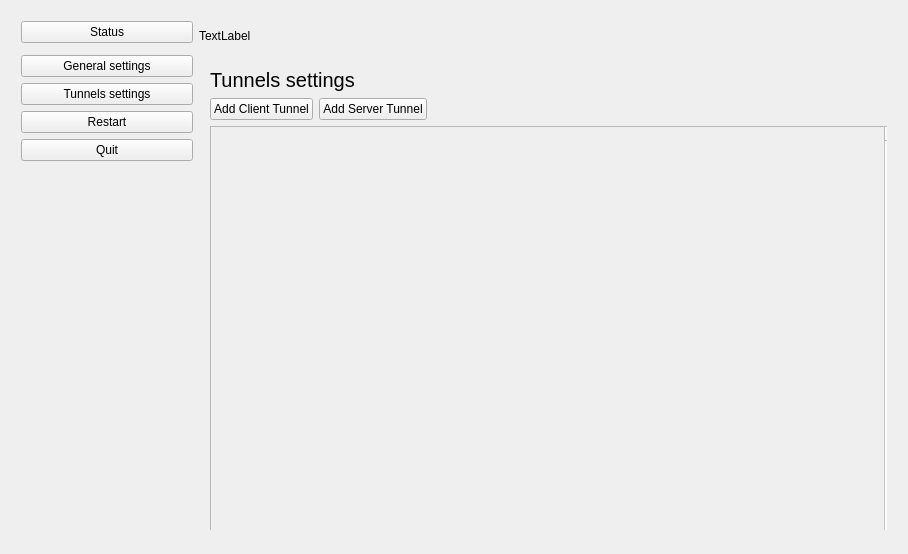
<?xml version="1.0" encoding="UTF-8"?>
<ui version="4.0">
 <class>MainWindow</class>
 <widget class="QMainWindow" name="MainWindow">
  <property name="geometry">
   <rect>
    <x>0</x>
    <y>0</y>
    <width>908</width>
    <height>554</height>
   </rect>
  </property>
  <property name="minimumSize">
   <size>
    <width>908</width>
    <height>0</height>
   </size>
  </property>
  <property name="maximumSize">
   <size>
    <width>908</width>
    <height>16777215</height>
   </size>
  </property>
  <property name="windowTitle">
   <string>MainWindow</string>
  </property>
  <widget class="QWidget" name="centralWidget">
   <property name="sizePolicy">
    <sizepolicy hsizetype="Expanding" vsizetype="Expanding">
     <horstretch>0</horstretch>
     <verstretch>0</verstretch>
    </sizepolicy>
   </property>
   <property name="minimumSize">
    <size>
     <width>908</width>
     <height>550</height>
    </size>
   </property>
   <property name="maximumSize">
    <size>
     <width>908</width>
     <height>550</height>
    </size>
   </property>
   <widget class="QWidget" name="horizontalLayoutWidget">
    <property name="geometry">
     <rect>
      <x>10</x>
      <y>10</y>
      <width>888</width>
      <height>531</height>
     </rect>
    </property>
    <layout class="QHBoxLayout" name="horizontalLayout">
     <property name="sizeConstraint">
      <enum>QLayout::SetMaximumSize</enum>
     </property>
     <item>
      <layout class="QVBoxLayout" name="verticalLayout" stretch="0,0,0,0,0,0,0,0">
       <property name="sizeConstraint">
        <enum>QLayout::SetMinimumSize</enum>
       </property>
       <property name="geometry" stdset="0">
        <rect>
         <x>0</x>
         <y>0</y>
         <width>170</width>
         <height>496</height>
        </rect>
       </property>
       <item>
        <widget class="QPushButton" name="statusPagePushButton">
         <property name="enabled">
          <bool>true</bool>
         </property>
         <property name="text">
          <string>Status</string>
         </property>
        </widget>
       </item>
       <item>
        <widget class="QWidget" name="statusButtonsPane" native="true">
         <property name="sizePolicy">
          <sizepolicy hsizetype="Fixed" vsizetype="Fixed">
           <horstretch>0</horstretch>
           <verstretch>0</verstretch>
          </sizepolicy>
         </property>
         <property name="minimumSize">
          <size>
           <width>172</width>
           <height>0</height>
          </size>
         </property>
        </widget>
       </item>
       <item>
        <widget class="QPushButton" name="settingsPagePushButton">
         <property name="enabled">
          <bool>true</bool>
         </property>
         <property name="text">
          <string>General settings</string>
         </property>
        </widget>
       </item>
       <item>
        <widget class="QPushButton" name="tunnelsPagePushButton">
         <property name="enabled">
          <bool>true</bool>
         </property>
         <property name="text">
          <string>Tunnels settings</string>
         </property>
        </widget>
       </item>
       <item>
        <widget class="QPushButton" name="restartPagePushButton">
         <property name="enabled">
          <bool>true</bool>
         </property>
         <property name="text">
          <string>Restart</string>
         </property>
        </widget>
       </item>
       <item>
        <widget class="QPushButton" name="quitPagePushButton">
         <property name="enabled">
          <bool>true</bool>
         </property>
         <property name="text">
          <string>Quit</string>
         </property>
        </widget>
       </item>
       <item>
        <spacer name="horizontalSpacer_19">
         <property name="orientation">
          <enum>Qt::Horizontal</enum>
         </property>
         <property name="sizeType">
          <enum>QSizePolicy::Fixed</enum>
         </property>
         <property name="sizeHint" stdset="0">
          <size>
           <width>171</width>
           <height>0</height>
          </size>
         </property>
        </spacer>
       </item>
       <item>
        <spacer name="verticalSpacer">
         <property name="orientation">
          <enum>Qt::Vertical</enum>
         </property>
         <property name="sizeHint" stdset="0">
          <size>
           <width>20</width>
           <height>40</height>
          </size>
         </property>
        </spacer>
       </item>
      </layout>
     </item>
     <item>
      <layout class="QVBoxLayout" name="verticalLayout_7">
       <property name="sizeConstraint">
        <enum>QLayout::SetMinAndMaxSize</enum>
       </property>
       <item>
        <widget class="QLabel" name="wrongInputLabel">
         <property name="minimumSize">
          <size>
           <width>0</width>
           <height>30</height>
          </size>
         </property>
         <property name="palette">
          <palette>
           <active>
            <colorrole role="WindowText">
             <brush brushstyle="SolidPattern">
              <color alpha="255">
               <red>0</red>
               <green>0</green>
               <blue>0</blue>
              </color>
             </brush>
            </colorrole>
            <colorrole role="Button">
             <brush brushstyle="SolidPattern">
              <color alpha="255">
               <red>255</red>
               <green>0</green>
               <blue>0</blue>
              </color>
             </brush>
            </colorrole>
            <colorrole role="Light">
             <brush brushstyle="SolidPattern">
              <color alpha="255">
               <red>255</red>
               <green>127</green>
               <blue>127</blue>
              </color>
             </brush>
            </colorrole>
            <colorrole role="Midlight">
             <brush brushstyle="SolidPattern">
              <color alpha="255">
               <red>255</red>
               <green>63</green>
               <blue>63</blue>
              </color>
             </brush>
            </colorrole>
            <colorrole role="Dark">
             <brush brushstyle="SolidPattern">
              <color alpha="255">
               <red>127</red>
               <green>0</green>
               <blue>0</blue>
              </color>
             </brush>
            </colorrole>
            <colorrole role="Mid">
             <brush brushstyle="SolidPattern">
              <color alpha="255">
               <red>170</red>
               <green>0</green>
               <blue>0</blue>
              </color>
             </brush>
            </colorrole>
            <colorrole role="Text">
             <brush brushstyle="SolidPattern">
              <color alpha="255">
               <red>0</red>
               <green>0</green>
               <blue>0</blue>
              </color>
             </brush>
            </colorrole>
            <colorrole role="BrightText">
             <brush brushstyle="SolidPattern">
              <color alpha="255">
               <red>255</red>
               <green>255</green>
               <blue>255</blue>
              </color>
             </brush>
            </colorrole>
            <colorrole role="ButtonText">
             <brush brushstyle="SolidPattern">
              <color alpha="255">
               <red>0</red>
               <green>0</green>
               <blue>0</blue>
              </color>
             </brush>
            </colorrole>
            <colorrole role="Base">
             <brush brushstyle="SolidPattern">
              <color alpha="255">
               <red>255</red>
               <green>255</green>
               <blue>255</blue>
              </color>
             </brush>
            </colorrole>
            <colorrole role="Window">
             <brush brushstyle="SolidPattern">
              <color alpha="255">
               <red>255</red>
               <green>0</green>
               <blue>0</blue>
              </color>
             </brush>
            </colorrole>
            <colorrole role="Shadow">
             <brush brushstyle="SolidPattern">
              <color alpha="255">
               <red>0</red>
               <green>0</green>
               <blue>0</blue>
              </color>
             </brush>
            </colorrole>
            <colorrole role="AlternateBase">
             <brush brushstyle="SolidPattern">
              <color alpha="255">
               <red>255</red>
               <green>127</green>
               <blue>127</blue>
              </color>
             </brush>
            </colorrole>
            <colorrole role="ToolTipBase">
             <brush brushstyle="SolidPattern">
              <color alpha="255">
               <red>255</red>
               <green>255</green>
               <blue>220</blue>
              </color>
             </brush>
            </colorrole>
            <colorrole role="ToolTipText">
             <brush brushstyle="SolidPattern">
              <color alpha="255">
               <red>0</red>
               <green>0</green>
               <blue>0</blue>
              </color>
             </brush>
            </colorrole>
           </active>
           <inactive>
            <colorrole role="WindowText">
             <brush brushstyle="SolidPattern">
              <color alpha="255">
               <red>0</red>
               <green>0</green>
               <blue>0</blue>
              </color>
             </brush>
            </colorrole>
            <colorrole role="Button">
             <brush brushstyle="SolidPattern">
              <color alpha="255">
               <red>255</red>
               <green>0</green>
               <blue>0</blue>
              </color>
             </brush>
            </colorrole>
            <colorrole role="Light">
             <brush brushstyle="SolidPattern">
              <color alpha="255">
               <red>255</red>
               <green>127</green>
               <blue>127</blue>
              </color>
             </brush>
            </colorrole>
            <colorrole role="Midlight">
             <brush brushstyle="SolidPattern">
              <color alpha="255">
               <red>255</red>
               <green>63</green>
               <blue>63</blue>
              </color>
             </brush>
            </colorrole>
            <colorrole role="Dark">
             <brush brushstyle="SolidPattern">
              <color alpha="255">
               <red>127</red>
               <green>0</green>
               <blue>0</blue>
              </color>
             </brush>
            </colorrole>
            <colorrole role="Mid">
             <brush brushstyle="SolidPattern">
              <color alpha="255">
               <red>170</red>
               <green>0</green>
               <blue>0</blue>
              </color>
             </brush>
            </colorrole>
            <colorrole role="Text">
             <brush brushstyle="SolidPattern">
              <color alpha="255">
               <red>0</red>
               <green>0</green>
               <blue>0</blue>
              </color>
             </brush>
            </colorrole>
            <colorrole role="BrightText">
             <brush brushstyle="SolidPattern">
              <color alpha="255">
               <red>255</red>
               <green>255</green>
               <blue>255</blue>
              </color>
             </brush>
            </colorrole>
            <colorrole role="ButtonText">
             <brush brushstyle="SolidPattern">
              <color alpha="255">
               <red>0</red>
               <green>0</green>
               <blue>0</blue>
              </color>
             </brush>
            </colorrole>
            <colorrole role="Base">
             <brush brushstyle="SolidPattern">
              <color alpha="255">
               <red>255</red>
               <green>255</green>
               <blue>255</blue>
              </color>
             </brush>
            </colorrole>
            <colorrole role="Window">
             <brush brushstyle="SolidPattern">
              <color alpha="255">
               <red>255</red>
               <green>0</green>
               <blue>0</blue>
              </color>
             </brush>
            </colorrole>
            <colorrole role="Shadow">
             <brush brushstyle="SolidPattern">
              <color alpha="255">
               <red>0</red>
               <green>0</green>
               <blue>0</blue>
              </color>
             </brush>
            </colorrole>
            <colorrole role="AlternateBase">
             <brush brushstyle="SolidPattern">
              <color alpha="255">
               <red>255</red>
               <green>127</green>
               <blue>127</blue>
              </color>
             </brush>
            </colorrole>
            <colorrole role="ToolTipBase">
             <brush brushstyle="SolidPattern">
              <color alpha="255">
               <red>255</red>
               <green>255</green>
               <blue>220</blue>
              </color>
             </brush>
            </colorrole>
            <colorrole role="ToolTipText">
             <brush brushstyle="SolidPattern">
              <color alpha="255">
               <red>0</red>
               <green>0</green>
               <blue>0</blue>
              </color>
             </brush>
            </colorrole>
           </inactive>
           <disabled>
            <colorrole role="WindowText">
             <brush brushstyle="SolidPattern">
              <color alpha="255">
               <red>127</red>
               <green>0</green>
               <blue>0</blue>
              </color>
             </brush>
            </colorrole>
            <colorrole role="Button">
             <brush brushstyle="SolidPattern">
              <color alpha="255">
               <red>255</red>
               <green>0</green>
               <blue>0</blue>
              </color>
             </brush>
            </colorrole>
            <colorrole role="Light">
             <brush brushstyle="SolidPattern">
              <color alpha="255">
               <red>255</red>
               <green>127</green>
               <blue>127</blue>
              </color>
             </brush>
            </colorrole>
            <colorrole role="Midlight">
             <brush brushstyle="SolidPattern">
              <color alpha="255">
               <red>255</red>
               <green>63</green>
               <blue>63</blue>
              </color>
             </brush>
            </colorrole>
            <colorrole role="Dark">
             <brush brushstyle="SolidPattern">
              <color alpha="255">
               <red>127</red>
               <green>0</green>
               <blue>0</blue>
              </color>
             </brush>
            </colorrole>
            <colorrole role="Mid">
             <brush brushstyle="SolidPattern">
              <color alpha="255">
               <red>170</red>
               <green>0</green>
               <blue>0</blue>
              </color>
             </brush>
            </colorrole>
            <colorrole role="Text">
             <brush brushstyle="SolidPattern">
              <color alpha="255">
               <red>127</red>
               <green>0</green>
               <blue>0</blue>
              </color>
             </brush>
            </colorrole>
            <colorrole role="BrightText">
             <brush brushstyle="SolidPattern">
              <color alpha="255">
               <red>255</red>
               <green>255</green>
               <blue>255</blue>
              </color>
             </brush>
            </colorrole>
            <colorrole role="ButtonText">
             <brush brushstyle="SolidPattern">
              <color alpha="255">
               <red>127</red>
               <green>0</green>
               <blue>0</blue>
              </color>
             </brush>
            </colorrole>
            <colorrole role="Base">
             <brush brushstyle="SolidPattern">
              <color alpha="255">
               <red>255</red>
               <green>0</green>
               <blue>0</blue>
              </color>
             </brush>
            </colorrole>
            <colorrole role="Window">
             <brush brushstyle="SolidPattern">
              <color alpha="255">
               <red>255</red>
               <green>0</green>
               <blue>0</blue>
              </color>
             </brush>
            </colorrole>
            <colorrole role="Shadow">
             <brush brushstyle="SolidPattern">
              <color alpha="255">
               <red>0</red>
               <green>0</green>
               <blue>0</blue>
              </color>
             </brush>
            </colorrole>
            <colorrole role="AlternateBase">
             <brush brushstyle="SolidPattern">
              <color alpha="255">
               <red>255</red>
               <green>0</green>
               <blue>0</blue>
              </color>
             </brush>
            </colorrole>
            <colorrole role="ToolTipBase">
             <brush brushstyle="SolidPattern">
              <color alpha="255">
               <red>255</red>
               <green>255</green>
               <blue>220</blue>
              </color>
             </brush>
            </colorrole>
            <colorrole role="ToolTipText">
             <brush brushstyle="SolidPattern">
              <color alpha="255">
               <red>0</red>
               <green>0</green>
               <blue>0</blue>
              </color>
             </brush>
            </colorrole>
           </disabled>
          </palette>
         </property>
         <property name="text">
          <string>TextLabel</string>
         </property>
         <property name="wordWrap">
          <bool>true</bool>
         </property>
         <property name="margin">
          <number>10</number>
         </property>
        </widget>
       </item>
       <item>
        <widget class="QStackedWidget" name="stackedWidget">
         <property name="sizePolicy">
          <sizepolicy hsizetype="Preferred" vsizetype="Preferred">
           <horstretch>0</horstretch>
           <verstretch>0</verstretch>
          </sizepolicy>
         </property>
         <property name="minimumSize">
          <size>
           <width>0</width>
           <height>0</height>
          </size>
         </property>
         <property name="maximumSize">
          <size>
           <width>713</width>
           <height>713</height>
          </size>
         </property>
         <property name="currentIndex">
          <number>2</number>
         </property>
         <widget class="QWidget" name="statusPage">
          <property name="sizePolicy">
           <sizepolicy hsizetype="Preferred" vsizetype="Preferred">
            <horstretch>0</horstretch>
            <verstretch>0</verstretch>
           </sizepolicy>
          </property>
          <widget class="QWidget" name="verticalLayoutWidget_5">
           <property name="geometry">
            <rect>
             <x>0</x>
             <y>0</y>
             <width>713</width>
             <height>531</height>
            </rect>
           </property>
           <layout class="QVBoxLayout" name="verticalLayout_5">
            <property name="sizeConstraint">
             <enum>QLayout::SetMaximumSize</enum>
            </property>
            <item>
             <widget class="QLabel" name="label_4">
              <property name="font">
               <font>
                <pointsize>15</pointsize>
               </font>
              </property>
              <property name="text">
               <string>Status</string>
              </property>
             </widget>
            </item>
            <item>
             <layout class="QVBoxLayout" name="verticalLayout_2">
              <property name="sizeConstraint">
               <enum>QLayout::SetMaximumSize</enum>
              </property>
             </layout>
            </item>
           </layout>
          </widget>
         </widget>
         <widget class="QWidget" name="settingsPage">
          <property name="sizePolicy">
           <sizepolicy hsizetype="Preferred" vsizetype="Preferred">
            <horstretch>0</horstretch>
            <verstretch>0</verstretch>
           </sizepolicy>
          </property>
          <widget class="QWidget" name="verticalLayoutWidget_4">
           <property name="geometry">
            <rect>
             <x>0</x>
             <y>0</y>
             <width>711</width>
             <height>531</height>
            </rect>
           </property>
           <layout class="QVBoxLayout" name="verticalLayout_4">
            <property name="sizeConstraint">
             <enum>QLayout::SetMinAndMaxSize</enum>
            </property>
            <item>
             <widget class="QLabel" name="settingsTitleLabel">
              <property name="font">
               <font>
                <pointsize>15</pointsize>
               </font>
              </property>
              <property name="text">
               <string>General settings</string>
              </property>
             </widget>
            </item>
            <item>
             <widget class="QScrollArea" name="settingsScrollArea">
              <property name="sizePolicy">
               <sizepolicy hsizetype="Expanding" vsizetype="Expanding">
                <horstretch>0</horstretch>
                <verstretch>0</verstretch>
               </sizepolicy>
              </property>
              <property name="verticalScrollBarPolicy">
               <enum>Qt::ScrollBarAlwaysOn</enum>
              </property>
              <property name="horizontalScrollBarPolicy">
               <enum>Qt::ScrollBarAsNeeded</enum>
              </property>
              <property name="sizeAdjustPolicy">
               <enum>QAbstractScrollArea::AdjustIgnored</enum>
              </property>
              <property name="widgetResizable">
               <bool>true</bool>
              </property>
              <widget class="QWidget" name="settingsContents">
               <property name="geometry">
                <rect>
                 <x>0</x>
                 <y>0</y>
                 <width>689</width>
                 <height>496</height>
                </rect>
               </property>
               <property name="sizePolicy">
                <sizepolicy hsizetype="Expanding" vsizetype="Expanding">
                 <horstretch>0</horstretch>
                 <verstretch>0</verstretch>
                </sizepolicy>
               </property>
              </widget>
             </widget>
            </item>
           </layout>
          </widget>
         </widget>
         <widget class="QWidget" name="tunnelsPage">
          <widget class="QWidget" name="verticalLayoutWidget_6">
           <property name="geometry">
            <rect>
             <x>0</x>
             <y>0</y>
             <width>711</width>
             <height>531</height>
            </rect>
           </property>
           <layout class="QVBoxLayout" name="verticalLayout_6">
            <property name="sizeConstraint">
             <enum>QLayout::SetMinAndMaxSize</enum>
            </property>
            <item>
             <widget class="QLabel" name="tunnelsTitleLabel">
              <property name="font">
               <font>
                <pointsize>15</pointsize>
               </font>
              </property>
              <property name="text">
               <string>Tunnels settings</string>
              </property>
             </widget>
            </item>
            <item>
             <layout class="QHBoxLayout" name="horizontalLayout_42">
              <item>
               <widget class="QPushButton" name="addClientTunnelPushButton">
                <property name="text">
                 <string>Add Client Tunnel</string>
                </property>
               </widget>
              </item>
              <item>
               <widget class="QPushButton" name="addServerTunnelPushButton">
                <property name="text">
                 <string>Add Server Tunnel</string>
                </property>
               </widget>
              </item>
              <item>
               <spacer name="horizontalSpacer_30">
                <property name="orientation">
                 <enum>Qt::Horizontal</enum>
                </property>
                <property name="sizeHint" stdset="0">
                 <size>
                  <width>40</width>
                  <height>20</height>
                 </size>
                </property>
               </spacer>
              </item>
             </layout>
            </item>
            <item>
             <widget class="QScrollArea" name="tunnelsScrollArea">
              <property name="verticalScrollBarPolicy">
               <enum>Qt::ScrollBarAlwaysOn</enum>
              </property>
              <property name="widgetResizable">
               <bool>false</bool>
              </property>
              <property name="alignment">
               <set>Qt::AlignLeading|Qt::AlignLeft|Qt::AlignTop</set>
              </property>
              <widget class="QWidget" name="tunnelsScrollAreaWidgetContents">
               <property name="geometry">
                <rect>
                 <x>0</x>
                 <y>0</y>
                 <width>699</width>
                 <height>425</height>
                </rect>
               </property>
              </widget>
             </widget>
            </item>
           </layout>
          </widget>
         </widget>
         <widget class="QWidget" name="restartPage">
          <widget class="QWidget" name="verticalLayoutWidget_3">
           <property name="geometry">
            <rect>
             <x>0</x>
             <y>0</y>
             <width>711</width>
             <height>531</height>
            </rect>
           </property>
           <layout class="QVBoxLayout" name="verticalLayout_3">
            <property name="sizeConstraint">
             <enum>QLayout::SetMinAndMaxSize</enum>
            </property>
            <item>
             <widget class="QLabel" name="label_3">
              <property name="font">
               <font>
                <pointsize>15</pointsize>
               </font>
              </property>
              <property name="text">
               <string>Restart</string>
              </property>
             </widget>
            </item>
            <item>
             <widget class="QPushButton" name="doRestartI2PDPushButton">
              <property name="text">
               <string>Restart i2pd</string>
              </property>
             </widget>
            </item>
            <item>
             <spacer name="verticalSpacer_3">
              <property name="orientation">
               <enum>Qt::Vertical</enum>
              </property>
              <property name="sizeHint" stdset="0">
               <size>
                <width>20</width>
                <height>40</height>
               </size>
              </property>
             </spacer>
            </item>
           </layout>
          </widget>
         </widget>
         <widget class="QWidget" name="quitPage">
          <property name="sizePolicy">
           <sizepolicy hsizetype="Preferred" vsizetype="Preferred">
            <horstretch>0</horstretch>
            <verstretch>0</verstretch>
           </sizepolicy>
          </property>
          <widget class="QWidget" name="verticalLayoutWidget_2">
           <property name="geometry">
            <rect>
             <x>0</x>
             <y>0</y>
             <width>711</width>
             <height>531</height>
            </rect>
           </property>
           <layout class="QVBoxLayout" name="quitPageVerticalLayout">
            <property name="sizeConstraint">
             <enum>QLayout::SetMinAndMaxSize</enum>
            </property>
            <item>
             <widget class="QLabel" name="label_2">
              <property name="font">
               <font>
                <pointsize>15</pointsize>
               </font>
              </property>
              <property name="text">
               <string>Quit</string>
              </property>
             </widget>
            </item>
            <item>
             <widget class="QPushButton" name="fastQuitPushButton">
              <property name="text">
               <string>Quit Now</string>
              </property>
             </widget>
            </item>
            <item>
             <widget class="QPushButton" name="gracefulQuitPushButton">
              <property name="text">
               <string>Graceful Quit</string>
              </property>
             </widget>
            </item>
            <item>
             <spacer name="verticalSpacer_2">
              <property name="orientation">
               <enum>Qt::Vertical</enum>
              </property>
              <property name="sizeHint" stdset="0">
               <size>
                <width>20</width>
                <height>40</height>
               </size>
              </property>
             </spacer>
            </item>
           </layout>
          </widget>
         </widget>
        </widget>
       </item>
      </layout>
     </item>
    </layout>
   </widget>
  </widget>
 </widget>
 <layoutdefault spacing="6" margin="11"/>
 <resources/>
 <connections/>
 <slots>
  <slot>handleQuitButton()</slot>
  <slot>handleGracefulQuitButton()</slot>
 </slots>
</ui>
